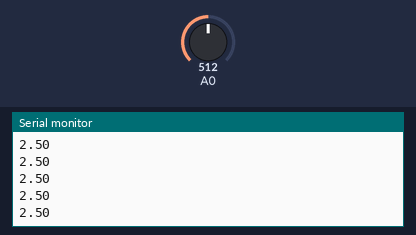
Recording of a sketch running on a simulated Arduino Uno, built with avr-gcc and run on an emulated ATmega328P. Parts: the last lines printed to the serial monitor. The inputs (shaded band) are chosen by the test bench; at power-on: A0 = 512.

Above: at 1.2 s.
1.3 s: A0 set to 716
At 2.0 s:
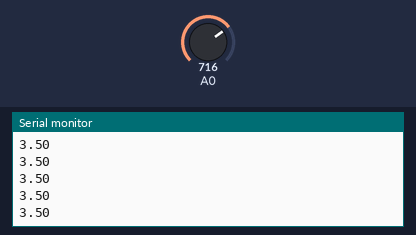
2.8 s: A0 set to 900
At 3.6 s:
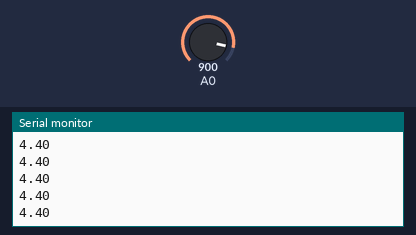
Timing chart, 0 to 5.8 s (numbered marks = the images above; inputs shaded):
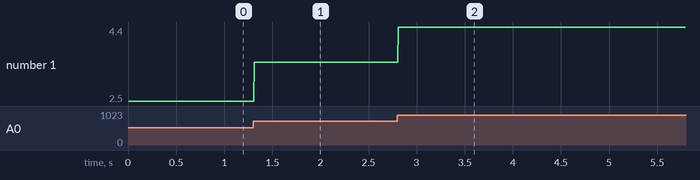

The sketch:

xbee_tx_bright.ino
```cpp
#include <SoftwareSerial.h>;

int sensor_sample = 0;

short xBeeTx = 11;
short xBeeRx = 12;

SoftwareSerial xBeeSerial(xBeeRx, xBeeTx);

void setup() {
  Serial.begin(9600);
  xBeeSerial.begin(9600) ;

}

void loop() {
  sensor_sample = analogRead(A0);
  float voltage = sensor_sample * (5.0 / 1023.0);
  xBeeSerial.println(voltage);
  Serial.println(voltage);
}
```

Measured:
- after the input at 1.3 s, the serial monitor: prints a new line at once (image 1)
- after the input at 2.8 s, the serial monitor: prints a new line at once (image 2)
- plotted number 1: 2.5 → 3.5 after the input at 1.3 s, 3.5 → 4.4 after the input at 2.8 s
